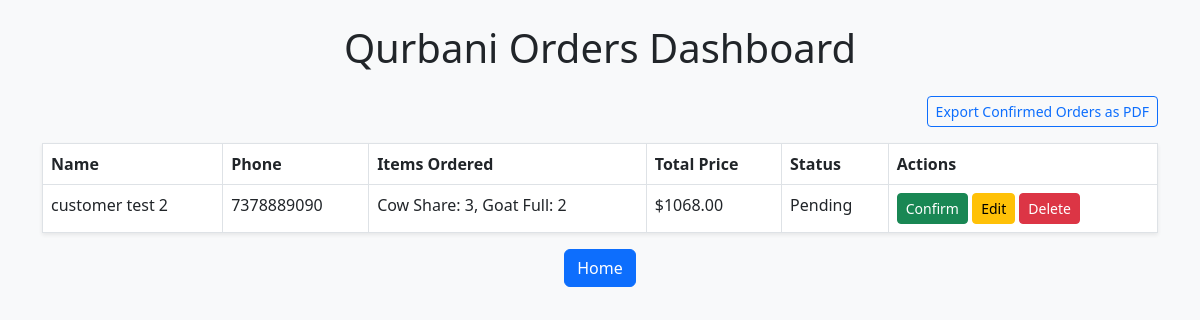
/qurbani_dashboard (signed in), run on an earlier commit of the app's database.
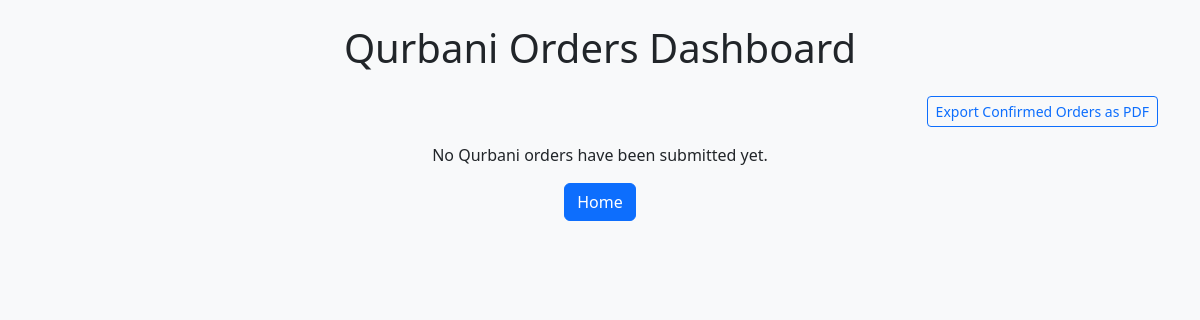
And on a later commit of the database.
### app.py (models this page shows)
class Order(db.Model):
    id = db.Column(db.Integer, primary_key=True)
    user_id = db.Column(db.Integer, db.ForeignKey('user.id'), nullable=False)
    items_ordered = db.Column(db.String(500), nullable=False)
    total_price_usd = db.Column(db.Float, nullable=False)
    status = db.Column(db.String(50), default='Pending')
    source = db.Column(db.String(20), default='regular')
    user = db.relationship('User', backref=db.backref('orders', lazy=True))

class User(db.Model):
    id = db.Column(db.Integer, primary_key=True)
    zelle_name = db.Column(db.String(120), nullable=False)
    phone = db.Column(db.String(20), unique=True, nullable=False)

### app.py (the view)
@app.route('/qurbani_dashboard')
def qurbani_dashboard():
    qurbani_orders = Order.query.filter_by(source='qurbani').all()
    return render_template('qurbani_dashboard.html', orders=qurbani_orders, is_admin=session.get('admin', False))

### templates/qurbani_dashboard.html (shortened to what this page needs)
<!doctype html>
<html lang="en">
<head>
    <link href="https://cdn.jsdelivr.net/npm/bootstrap@5.3.0/dist/css/bootstrap.min.css" rel="stylesheet">
</head>
<body class="bg-light">
    <div class="container py-4">
        <h1 class="text-center mb-4">Qurbani Orders Dashboard</h1>
        {% if is_admin %}
        <div class="text-end mb-3">
            <a href="/export_qurbani_confirmed_pdf" class="btn btn-outline-primary btn-sm">Export Confirmed Orders as PDF</a>
        </div>
        {% endif %}
        {% if orders %}
        <table class="table table-bordered bg-white shadow-sm">
            <thead>
                <tr>
                    <th scope="col">Name</th>
                    <th scope="col">Phone</th>
                    <th scope="col">Items Ordered</th>
                    <th scope="col">Total Price</th>
                    <th scope="col">Status</th>
                    {% if is_admin %}
                    <th scope="col">Actions</th>
                    {% endif %}
                </tr>
            </thead>
            <tbody>
                {% for order in orders %}
                <tr>
                    <td>{{ order.user.zelle_name }}</td>
                    <td>{{ order.user.phone }}</td>
                    <td>{{ order.items_ordered }}</td>
                    <td>${{ "%.2f"|format(order.total_price_usd) }}</td>
                    <td>{{ order.status }}</td>
                    {% if is_admin %}
                    <td>
                        {% if order.status != 'Confirmed' %}
                        <form method="POST" action="/confirm_order/{{ order.id }}?next=/qurbani_dashboard" style="display:inline;">
                            <button type="submit" class="btn btn-sm btn-success">Confirm</button>
                        </form>
                        {% endif %}
                        <a href="/edit_order/{{ order.id }}" class="btn btn-sm btn-warning">Edit</a>
                        <form method="POST" action="/delete_order/{{ order.id }}?next=/qurbani_dashboard" style="display:inline;">
                            <button type="submit" class="btn btn-sm btn-danger">Delete</button>
                        </form>
                    </td>
                    {% endif %}
                </tr>
                {% endfor %}
            </tbody>
        </table>
        {% else %}
        <p class="text-center">No Qurbani orders have been submitted yet.</p>
        {% endif %}
        <div class="text-center mt-3">
            <a href="/qurbani_order" class="btn btn-primary">Home</a>
        </div>
    </div>
</body>
</html>

What changed in the data, as far as the page shows it:
removed Order: user.zelle_name "customer test 2", user.phone "7378889090", items_ordered "Cow Share: 3, Goat Full: 2", total_price_usd "1068.00", status "Pending"
Also different on the page:
text no longer shown: "Name Phone Items Ordered Total Price Status Actions"
text now shown: "No Qurbani orders have been submitted yet."
